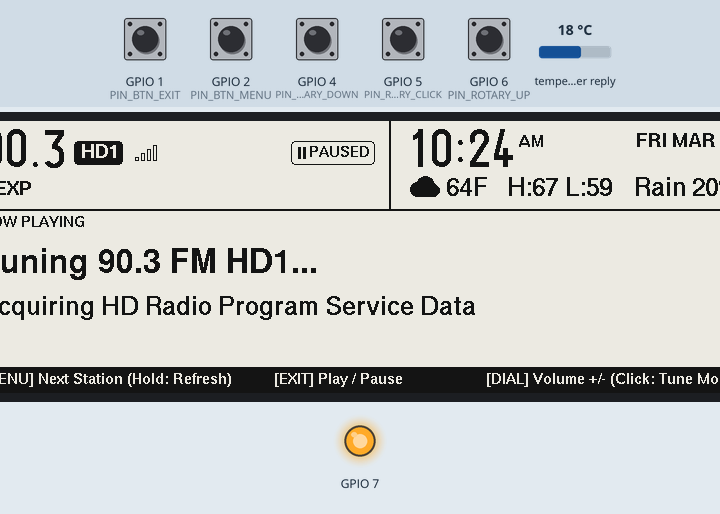
Simulated run of this program. Board: ESP32-S3. Shown: 792×272 one-colour display, output pins drawn as LEDs (lit = HIGH). The test bench sets the inputs (shaded band); at power-on: GPIO 1 (PIN_BTN_EXIT), GPIO 2 (PIN_BTN_MENU), GPIO 4 (PIN_ROTARY_DOWN), GPIO 5 (PIN_ROTARY_CLICK), GPIO 6 (PIN_ROTARY_UP) HIGH, temperature in the weather reply 18 °C. WiFi joins after 1.5 s; servers stay silent unless stated; uploads are accepted with an empty reply; the local clock reads 2024-03-15 10:24:30 at power-on unless the program sets it; web services answer with replies made up by the test bench.

Above: at 7.5 s.
7.6 s: GPIO 2 (PIN_BTN_MENU) pulled LOW for 0.15 s
At 10.2 s:
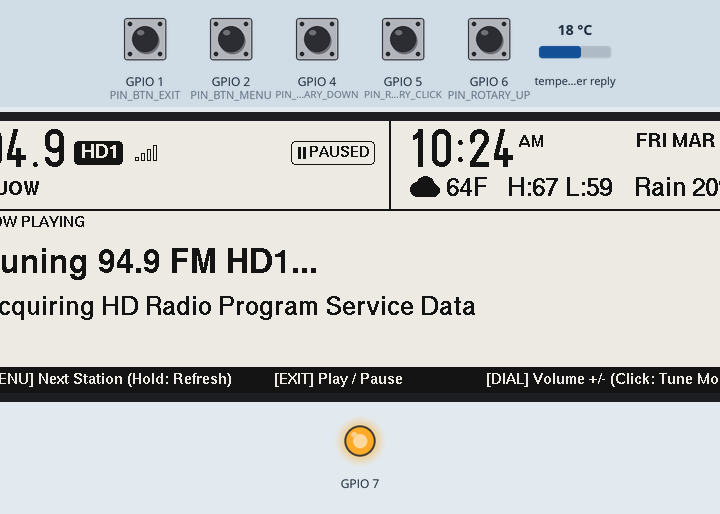
10.5 s: GPIO 5 (PIN_ROTARY_CLICK) pulled LOW for 0.15 s
At 12.9 s:
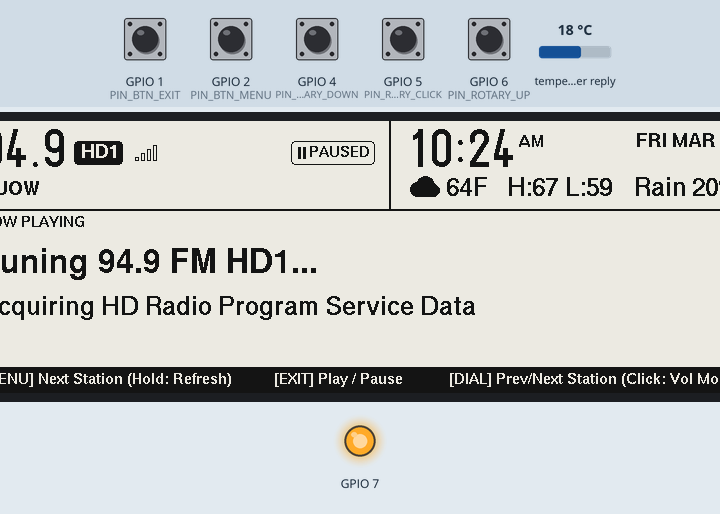
13.2 s: GPIO 4 (PIN_ROTARY_DOWN) pulled LOW for 0.15 s
At 15.3 s:
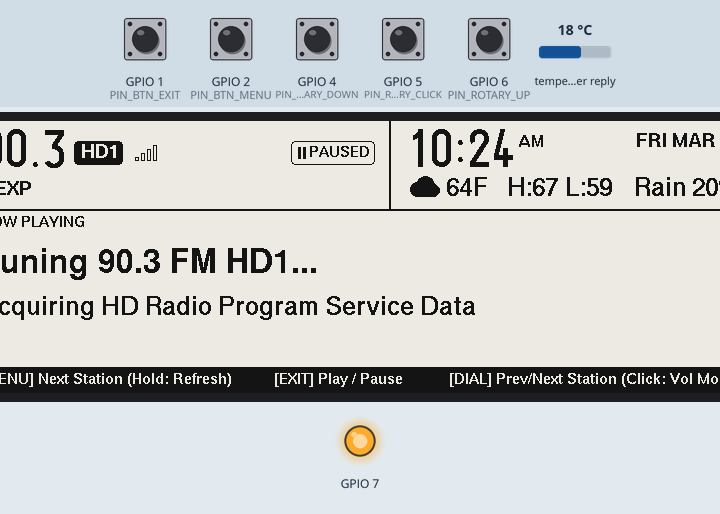
15.9 s: GPIO 4 (PIN_ROTARY_DOWN) pulled LOW for 1 s
At 18.1 s:
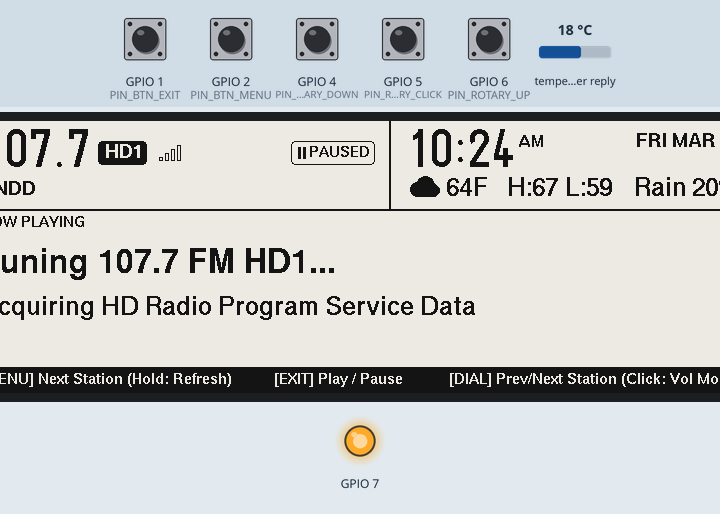
18.6 s: GPIO 5 (PIN_ROTARY_CLICK) pulled LOW for 1 s
At 21.2 s:
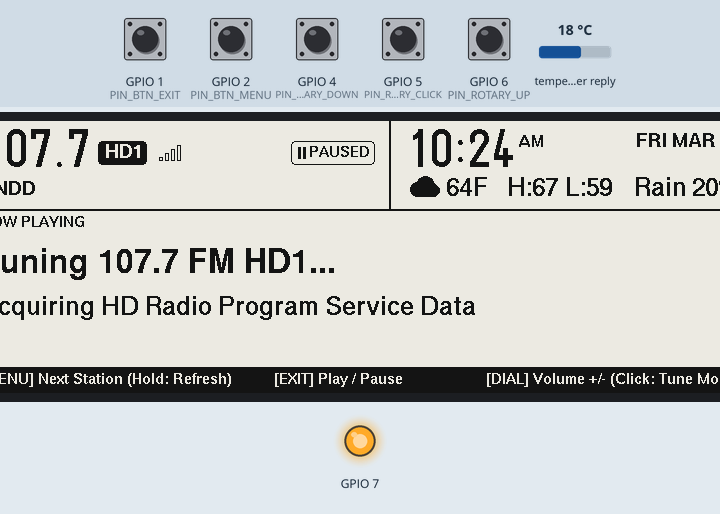
Timing chart, 0 to 22.7 s (numbered marks = the images above; inputs shaded):
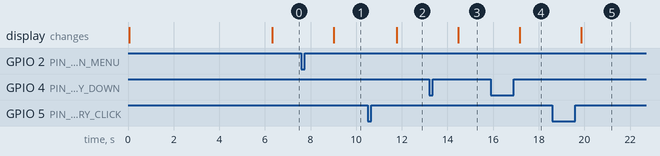

The program:

main.cpp
```cpp
#include <Arduino.h>
#include <WiFi.h>
#include "config.h"
#include "app_state.h"
#include "input.h"
#include "net.h"
#include "display.h"

static AppState       gState;
static InputManager   gInput;
static NetClient      gNet;
static DisplayManager gDisplay;

static unsigned long gLastStatusPollMs  = 0;
static unsigned long gLastWeatherPollMs = 0;
static unsigned long gLastClockCheckMs  = 0;

static bool          gPendingTune       = false;
static unsigned long gPendingTuneAtMs   = 0;

static void applyPresetToState(int index) {
    if (STATION_PRESET_COUNT == 0) return;
    if (index < 0) index = (int)STATION_PRESET_COUNT - 1;
    if (index >= (int)STATION_PRESET_COUNT) index = 0;

    gState.presetIndex       = index;
    gState.radio.freq        = STATION_PRESETS[index].freq;
    gState.radio.program     = STATION_PRESETS[index].program;
    gState.radio.presetName  = STATION_PRESETS[index].name;
    gState.radio.state       = "tuning";
    gState.radio.title       = "";
    gState.radio.artist      = "";
    gState.radio.album       = "";
    gState.radio.genre       = "";
    gState.radio.stationName = "";
    gState.radio.callsign    = "";
    gState.radio.slogan      = "";
    gState.radio.synced      = false;
}

static void syncPresetIndexFromRadio() {
    for (size_t i = 0; i < STATION_PRESET_COUNT; ++i) {
        if (fabsf(STATION_PRESETS[i].freq - gState.radio.freq) < 0.05f &&
            STATION_PRESETS[i].program == gState.radio.program) {
            gState.presetIndex = (int)i;
            gState.radio.presetName = STATION_PRESETS[i].name;
            return;
        }
    }
}

static void cycleStationPreset(int delta) {
    applyPresetToState(gState.presetIndex + delta);

    gNet.updateClock(gState);
    gDisplay.renderPartial(gState);

    gPendingTune     = true;
    gPendingTuneAtMs = millis();
}

void setup() {
    Serial.begin(115200);

    gState.rotaryVolumeMode = ROTARY_DEFAULT_VOLUME_MODE;
    applyPresetToState(0);

    gInput.begin();
    gDisplay.begin();
    gNet.begin();

    gState.wifiConnected = (WiFi.status() == WL_CONNECTED);
    gNet.updateClock(gState);

    if (gState.wifiConnected) {
        if (gNet.fetchNasStatus(gState.radio)) {
            syncPresetIndexFromRadio();
        }
        gNet.syncMediaState(gState);
        gNet.fetchWeather(gState.weather);
    }

    // Initial full refresh at boot
    gDisplay.renderFull(gState);

    unsigned long now = millis();
    gLastStatusPollMs  = now;
    gLastWeatherPollMs = now;
    gLastClockCheckMs  = now;
}

void loop() {
    unsigned long now = millis();

    // 1. Poll physical buttons & rotary switch
    InputEvent ev = gInput.poll();
    switch (ev) {
        case InputEvent::MENU_SHORT_PRESS:
            cycleStationPreset(+1);
            break;

        case InputEvent::MENU_LONG_PRESS:
            gNet.updateClock(gState);
            gDisplay.renderFull(gState);
            break;

        case InputEvent::EXIT_PRESS:
            gNet.triggerMediaPlayPause(gState);
            gDisplay.renderPartial(gState);
            break;

        case InputEvent::ROTARY_UP:
            if (gState.rotaryVolumeMode) {
                gNet.triggerMediaVolume(true);
            } else {
                cycleStationPreset(+1);
            }
            break;

        case InputEvent::ROTARY_DOWN:
            if (gState.rotaryVolumeMode) {
                gNet.triggerMediaVolume(false);
            } else {
                cycleStationPreset(-1);
            }
            break;

        case InputEvent::ROTARY_CLICK:
            gState.rotaryVolumeMode = !gState.rotaryVolumeMode;
            gDisplay.renderPartial(gState);
            break;

        case InputEvent::NONE:
        default:
            break;
    }

    // 2. Execute debounced tune command to NAS after station cycle
    if (gPendingTune && (now - gPendingTuneAtMs) >= TUNE_DEBOUNCE_MS) {
        gPendingTune = false;
        RadioProgramData tunedRadio = gState.radio;
        gNet.sendTune(gState.radio.freq, gState.radio.program, tunedRadio);
        tunedRadio.presetName = gState.radio.presetName;
        gState.radio = tunedRadio;
        gLastStatusPollMs = millis();
    }

    // 3. Check clock every second -> Full refresh at top of the hour, partial refresh on other minutes
    if ((now - gLastClockCheckMs) >= 1000UL) {
        gLastClockCheckMs = now;
        gState.wifiConnected = gNet.ensureWiFi();
        if (gNet.updateClock(gState)) {
            if (gState.lastRenderedMinute == 0) {
                gDisplay.renderFull(gState);
            } else {
                gDisplay.renderPartial(gState);
            }
        }
    }

    // 4. Poll NAS /api/status every 5 seconds -> Partial refresh when program data changes
    if (!gPendingTune && (now - gLastStatusPollMs) >= STATUS_POLL_INTERVAL_MS) {
        gLastStatusPollMs = now;
        if (gState.wifiConnected) {
            RadioProgramData latest = gState.radio;
            bool ok = gNet.fetchNasStatus(latest);
            if (ok) {
                syncPresetIndexFromRadio();
                latest.presetName = STATION_PRESETS[gState.presetIndex].name;
            }
            bool prevPlay = gState.mediaPlaying;
            gNet.syncMediaState(gState);

            if (latest.hasProgramMetadataChanged(gState.radio) || gState.mediaPlaying != prevPlay) {
                gState.radio = latest;
                gDisplay.renderPartial(gState);
            } else {
                gState.radio = latest;
            }
        }
    }

    // 5. Refresh Open-Meteo weather every 15 minutes -> Partial refresh
    if ((now - gLastWeatherPollMs) >= WEATHER_POLL_INTERVAL_MS) {
        gLastWeatherPollMs = now;
        if (gState.wifiConnected) {
            if (gNet.fetchWeather(gState.weather)) {
                gDisplay.renderPartial(gState);
            }
        }
    }

    delay(10);
}
```

icons.h
```cpp
#pragma once
#include <Adafruit_GFX.h>

namespace Icons {

// Draw weather condition icon (36x36 bounding box at x, y) using WMO weather_code
inline void drawWeatherIcon(Adafruit_GFX& gfx, int16_t x, int16_t y, int wmoCode, uint16_t color) {
    int16_t cx = x + 18;
    int16_t cy = y + 18;

    if (wmoCode == 0 || wmoCode == 1) {
        // Clear / Mostly Sunny: Sun with rays
        gfx.fillCircle(cx, cy, 8, color);
        for (int i = -12; i <= 12; i += 24) {
            gfx.drawLine(cx + i, cy, cx + (i > 0 ? 15 : -15), cy, color);
            gfx.drawLine(cx, cy + i, cx, cy + (i > 0 ? 15 : -15), color);
        }
        gfx.drawLine(cx - 9, cy - 9, cx - 12, cy - 12, color);
        gfx.drawLine(cx + 9, cy - 9, cx + 12, cy - 12, color);
        gfx.drawLine(cx - 9, cy + 9, cx - 12, cy + 12, color);
        gfx.drawLine(cx + 9, cy + 9, cx + 12, cy + 12, color);
    } else if (wmoCode >= 2 && wmoCode <= 48) {
        // Partly cloudy / Overcast / Fog: Cloud
        gfx.fillCircle(cx - 6, cy + 2, 7, color);
        gfx.fillCircle(cx + 2, cy - 2, 9, color);
        gfx.fillCircle(cx + 10, cy + 3, 6, color);
        gfx.fillRect(cx - 6, cy + 2, 16, 8, color);
    } else if ((wmoCode >= 51 && wmoCode <= 67) || (wmoCode >= 80 && wmoCode <= 82)) {
        // Drizzle / Rain / Showers: Cloud + rain drops
        gfx.fillCircle(cx - 6, cy - 2, 6, color);
        gfx.fillCircle(cx + 2, cy - 5, 8, color);
        gfx.fillCircle(cx + 9, cy - 1, 5, color);
        gfx.fillRect(cx - 6, cy - 2, 15, 7, color);
        for (int dx = -7; dx <= 7; dx += 7) {
            gfx.drawLine(cx + dx, cy + 8, cx + dx - 3, cy + 15, color);
            gfx.drawLine(cx + dx + 1, cy + 8, cx + dx - 2, cy + 15, color);
        }
    } else if ((wmoCode >= 71 && wmoCode <= 77) || (wmoCode >= 85 && wmoCode <= 86)) {
        // Snow: Cloud + snowflakes
        gfx.fillCircle(cx - 6, cy - 2, 6, color);
        gfx.fillCircle(cx + 2, cy - 5, 8, color);
        gfx.fillCircle(cx + 9, cy - 1, 5, color);
        gfx.fillRect(cx - 6, cy - 2, 15, 7, color);
        for (int dx = -6; dx <= 6; dx += 6) {
            int16_t sx = cx + dx;
            int16_t sy = cy + 12;
            gfx.drawLine(sx - 2, sy, sx + 2, sy, color);
            gfx.drawLine(sx, sy - 2, sx, sy + 2, color);
        }
    } else {
        // Thunderstorm: Cloud + lightning bolt
        gfx.fillCircle(cx - 6, cy - 3, 6, color);
        gfx.fillCircle(cx + 2, cy - 6, 8, color);
        gfx.fillCircle(cx + 9, cy - 2, 5, color);
        gfx.fillRect(cx - 6, cy - 3, 15, 7, color);
        gfx.drawLine(cx + 2, cy + 5, cx - 3, cy + 11, color);
        gfx.drawLine(cx - 3, cy + 11, cx + 2, cy + 11, color);
        gfx.drawLine(cx + 2, cy + 11, cx - 2, cy + 17, color);
    }
}

// Convert WMO weather code to short human-readable string
inline const char* weatherCodeToString(int code) {
    switch (code) {
        case 0: return "Clear";
        case 1: return "Mostly Clear";
        case 2: return "Partly Cloudy";
        case 3: return "Overcast";
        case 45:
        case 48: return "Foggy";
        case 51:
        case 53:
        case 55: return "Drizzle";
        case 56:
        case 57: return "Freezing Drzl";
        case 61:
        case 63:
        case 65: return "Rain";
        case 66:
        case 67: return "Freezing Rain";
        case 71:
        case 73:
        case 75:
        case 77: return "Snow";
        case 80:
        case 81:
        case 82: return "Rain Showers";
        case 85:
        case 86: return "Snow Showers";
        case 95:
        case 96:
        case 99: return "Thunderstorm";
        default: return "Fair";
    }
}

// Draw 4-bar signal indicator (width 22, height 16) based on MER dB
inline void drawSignalBars(Adafruit_GFX& gfx, int16_t x, int16_t y, float merDb, bool synced, uint16_t color) {
    int bars = 0;
    if (synced) {
        if (merDb >= 14.0f) bars = 4;
        else if (merDb >= 11.0f) bars = 3;
        else if (merDb >= 8.0f) bars = 2;
        else bars = 1;
    }
    for (int i = 0; i < 4; ++i) {
        int16_t bh = 4 + i * 4;
        int16_t bx = x + i * 6;
        int16_t by = y + (16 - bh);
        if (i < bars) {
            gfx.fillRect(bx, by, 4, bh, color);
        } else {
            gfx.drawRect(bx, by, 4, bh, color);
        }
    }
}

}  // namespace Icons
```

app_state.h
```cpp
#pragma once
#include <Arduino.h>

struct RadioProgramData {
    String state = "tuning";       // "tuning" | "playing" | "no_signal" | "error"
    float freq = 90.3f;
    int program = 0;               // 0 = HD1, 1 = HD2, etc.
    String presetName = "";
    String stationName = "";
    String callsign = "";
    String slogan = "";
    String title = "";
    String artist = "";
    String album = "";
    String genre = "";
    String composer = "";
    String conductor = "";
    String orchestra = "";
    String soloists = "";
    String performer = "";
    String show = "";
    float merDb = 0.0f;
    bool hasMer = false;
    bool synced = false;
    bool nasOnline = false;

    bool hasProgramMetadataChanged(const RadioProgramData& other) const {
        return state != other.state ||
               fabsf(freq - other.freq) > 0.05f ||
               program != other.program ||
               stationName != other.stationName ||
               callsign != other.callsign ||
               slogan != other.slogan ||
               title != other.title ||
               artist != other.artist ||
               album != other.album ||
               composer != other.composer ||
               conductor != other.conductor ||
               orchestra != other.orchestra ||
               soloists != other.soloists ||
               performer != other.performer ||
               show != other.show ||
               synced != other.synced ||
               nasOnline != other.nasOnline;
    }
};

struct WeatherData {
    bool valid = false;
    float currentTemp = 0.0f;
    float highTemp = 0.0f;
    float lowTemp = 0.0f;
    int precipProb = 0;
    int weatherCode = 0;
};

struct AppState {
    int presetIndex = 0;
    bool mediaPlaying = false;
    bool rotaryVolumeMode = true;
    bool wifiConnected = false;

    int lastRenderedMinute = -1;
    String clockTimeStr = "--:--";
    String clockAmPmStr = "";
    String clockDateStr = "--- --- --";

    RadioProgramData radio;
    WeatherData weather;
};
```

display.h
```cpp
#pragma once
#include <Arduino.h>
#include "app_state.h"

class DisplayManager {
public:
    void begin();

    // Full e-paper refresh (used on station cycle, 1-minute clock tick, and boot)
    void renderFull(const AppState& state);

    // Fast partial e-paper refresh (used every 5s when program metadata updates)
    void renderPartial(const AppState& state);

private:
    void drawDashboard(const AppState& state);
};
```

input.cpp
```cpp
#include "input.h"
#include "config.h"

void InputManager::begin() {
    _btnMenu  = { PIN_BTN_MENU,     HIGH, HIGH, false, 0, 0 };
    _btnExit  = { PIN_BTN_EXIT,     HIGH, HIGH, false, 0, 0 };
    _rotUp    = { PIN_ROTARY_UP,    HIGH, HIGH, false, 0, 0 };
    _rotDown  = { PIN_ROTARY_DOWN,  HIGH, HIGH, false, 0, 0 };
    _rotClick = { PIN_ROTARY_CLICK, HIGH, HIGH, false, 0, 0 };

    pinMode(PIN_BTN_MENU,     INPUT_PULLUP);
    pinMode(PIN_BTN_EXIT,     INPUT_PULLUP);
    pinMode(PIN_ROTARY_UP,    INPUT_PULLUP);
    pinMode(PIN_ROTARY_DOWN,  INPUT_PULLUP);
    pinMode(PIN_ROTARY_CLICK, INPUT_PULLUP);
}

InputEvent InputManager::poll() {
    unsigned long now = millis();

    // 1. MENU button (supports short press and 1.5s long press)
    bool rawMenu = digitalRead(_btnMenu.pin);
    if (rawMenu != _btnMenu.lastRawState) {
        _btnMenu.lastDebounceMs = now;
        _btnMenu.lastRawState = rawMenu;
    }
    if ((now - _btnMenu.lastDebounceMs) >= DEBOUNCE_MS) {
        if (rawMenu != _btnMenu.stableState) {
            _btnMenu.stableState = rawMenu;
            if (_btnMenu.stableState == LOW) {
                _btnMenu.pressedAtMs = now;
                _btnMenu.longPressFired = false;
            } else {
                if (!_btnMenu.longPressFired) {
                    return InputEvent::MENU_SHORT_PRESS;
                }
            }
        } else if (_btnMenu.stableState == LOW && !_btnMenu.longPressFired) {
            if ((now - _btnMenu.pressedAtMs) >= LONG_PRESS_MS) {
                _btnMenu.longPressFired = true;
                return InputEvent::MENU_LONG_PRESS;
            }
        }
    }

    // Helper lambda for simple active-LOW press-on-down buttons
    auto checkSimplePress = [&](ButtonTracker& b) -> bool {
        bool raw = digitalRead(b.pin);
        if (raw != b.lastRawState) {
            b.lastDebounceMs = now;
            b.lastRawState = raw;
        }
        if ((now - b.lastDebounceMs) >= DEBOUNCE_MS && raw != b.stableState) {
            b.stableState = raw;
            if (b.stableState == LOW) {
                return true;
            }
        }
        return false;
    };

    if (checkSimplePress(_btnExit))  return InputEvent::EXIT_PRESS;
    if (checkSimplePress(_rotUp))    return InputEvent::ROTARY_UP;
    if (checkSimplePress(_rotDown))  return InputEvent::ROTARY_DOWN;
    if (checkSimplePress(_rotClick)) return InputEvent::ROTARY_CLICK;

    return InputEvent::NONE;
}
```

input.h
```cpp
#pragma once
#include <Arduino.h>

enum class InputEvent : uint8_t {
    NONE = 0,
    MENU_SHORT_PRESS,
    MENU_LONG_PRESS,
    EXIT_PRESS,
    ROTARY_UP,
    ROTARY_DOWN,
    ROTARY_CLICK
};

class InputManager {
public:
    void begin();
    InputEvent poll();

private:
    struct ButtonTracker {
        uint8_t pin;
        bool lastRawState;
        bool stableState;
        bool longPressFired;
        unsigned long lastDebounceMs;
        unsigned long pressedAtMs;
    };

    ButtonTracker _btnMenu;
    ButtonTracker _btnExit;
    ButtonTracker _rotUp;
    ButtonTracker _rotDown;
    ButtonTracker _rotClick;

    static constexpr unsigned long DEBOUNCE_MS = 35;
    static constexpr unsigned long LONG_PRESS_MS = 1500;
};
```

net.h
```cpp
#pragma once
#include <Arduino.h>
#include "app_state.h"

class NetClient {
public:
    void begin();
    bool ensureWiFi();
    bool updateClock(AppState& state);

    bool fetchNasStatus(RadioProgramData& outRadio);
    bool sendTune(float freq, int program, RadioProgramData& outRadio);

    bool triggerMediaPlayPause(AppState& state);
    bool triggerMediaVolume(bool up);
    bool syncMediaState(AppState& state);

    bool fetchWeather(WeatherData& outWeather);

private:
    bool httpRequest(const String& url, const char* method, const String& body, String& responseOut, int timeoutMs = 1800);
};
```

Source omitted: display.cpp (14313 bytes), net.cpp (7277 bytes), config.example.h (4588 bytes)

Measured:
- after the input at 7.6 s, the display: changes after 1.4 s (image 1)
- after the input at 10.5 s, the display: changes after 1.3 s (image 2)
- after the input at 13.2 s, the display: changes after 1.3 s (image 3)
- after the input at 15.9 s, the display: changes after 1.3 s (image 4)
- after the input at 18.6 s, the display: changes after 1.3 s (image 5)
